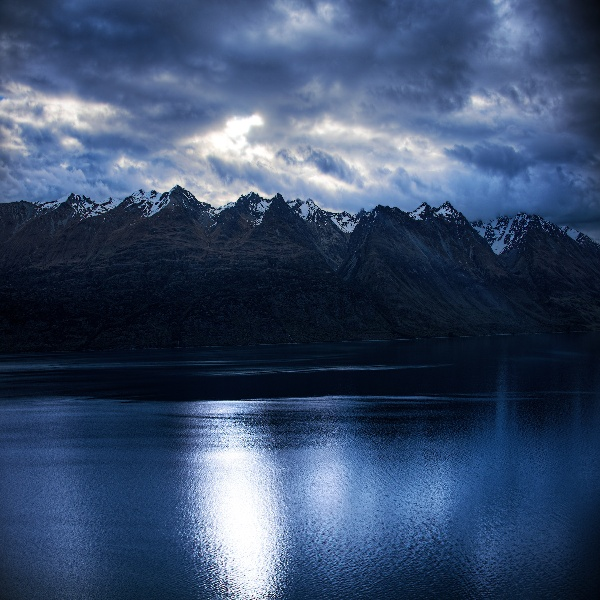
#> input picture histogram/testimage.jpg, 600 x 600 px
$ python test.py --image testimage.jpg
#> lines starting #> are read from the running program, lines starting #| are printed output that depends on the picture
# test.py

import numpy as np
import argparse
import cv2

ap = argparse.ArgumentParser()
ap.add_argument("-i", "--image", required=True, help="Path to image")
args = vars(ap.parse_args())
print(args)

image = cv2.imread(args['image'])
#> image is the input picture: shape (600, 600, 3); mean B, G, R 106.6, 76.1, 57.2
cv2.imshow("Image", image)
# (b, g, r) = cv2.split(image)
# # image2 = cv2.cvtColor(image, cv2.COLOR_BGR2GRAY)
# # image2 = np.transpose(image2)
# b = b[::-1]
# g = g[::-1]
# r = r[::-1]


# cv2.imshow("Transponse", cv2.merge([b, g, r]))
image2 = image[::-1]
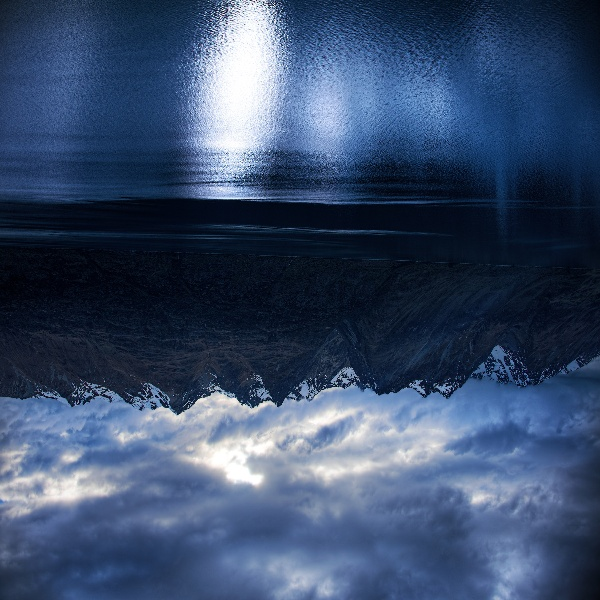
#> image2: shape (600, 600, 3); mean B, G, R 106.6, 76.1, 57.2
cv2.imshow("transpose", image2)

cv2.waitKey(0)
